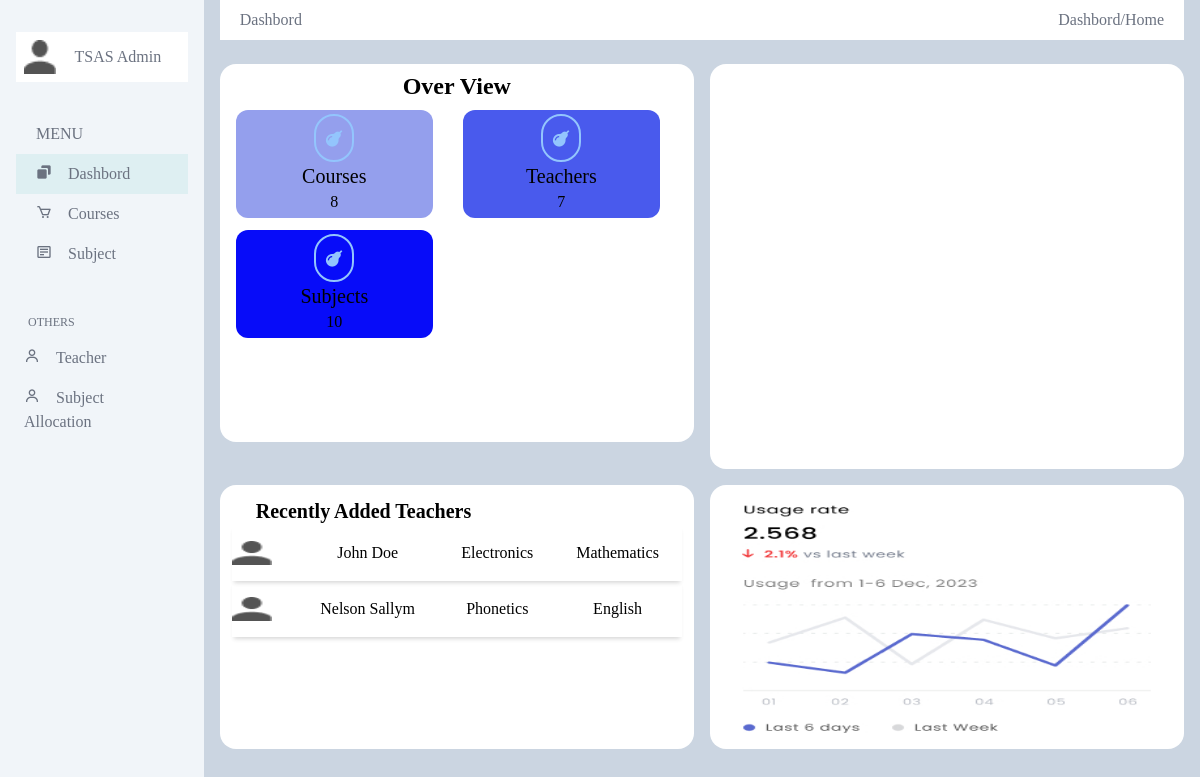
The app's page /admin/index.php with its own data.
### tables this page shows
CREATE TABLE `suballocation` (
  `ID` int(5) NOT NULL,
  `CourseID` int(5) DEFAULT NULL,
  `TeacherID` int(5) NOT NULL,
  `SubjectID` int(5) NOT NULL,
  `AllocationDate` timestamp NULL DEFAULT current_timestamp()
);

CREATE TABLE `teacher` (
  `ID` int(10) NOT NULL,
  `FirstName` varchar(10) DEFAULT NULL,
  `LastName` varchar(10) DEFAULT NULL,
  `MobileNumber` varchar(10) DEFAULT NULL,
  `Email` varchar(30) DEFAULT NULL,
  `Gender` varchar(10) DEFAULT NULL,
  `Dob` varchar(20) DEFAULT NULL,
  `Religion` varchar(20) DEFAULT NULL,
  `Address` mediumtext DEFAULT NULL,
  `ProfilePic` varchar(20) DEFAULT NULL,
  `JoiningDate` timestamp NOT NULL DEFAULT current_timestamp() ON UPDATE current_timestamp()
);

CREATE TABLE `courses` (
  `ID` int(10) NOT NULL,
  `Branch_Name` varchar(20) DEFAULT NULL,
  `Course_Name` varchar(20) DEFAULT NULL,
  `Creation_Date` timestamp NOT NULL DEFAULT current_timestamp() ON UPDATE current_timestamp()
);

### admin/index.php (the view, shortened to what this page needs)
<?php
include('../php/chart1.php');
?>
<!DOCTYPE html>
<html lang="en">
<head>
     <link rel="stylesheet" href="../styles/style.css">
     <link href='https://unpkg.com/boxicons@2.1.4/css/boxicons.min.css' rel='stylesheet'>
     <script src="https://cdn.tailwindcss.com"></script>
</head>
<body class="flex flex-row justify-center bg-slate-300 h-screen w-full">
     <aside class="h-full w-1/5 bg-slate-100 p-4 py-[2rem]">
          <div class="bg-white p-2 flex">
               <img src="../images/vector.png" class="w-8 h-full" alt="User">
               <span class="text-gray-500 mx-auto my-auto">TSAS Admin</span>
          </div>
          <div class="flex flex-col justify-center py-[2rem]">
               <h2 class="p-2 px-5 text-gray-500">MENU</h2>
               <div class="text-gray-500">
                    <a href="./" class="py-2 px-5 block hover:bg-gray-200 bg-[#add4]">
                         <i class='bx bxs-copy'></i>
                         <span class="px-3">Dashbord</span>
                    </a>
                    <a href="./courses.php" class="py-2 px-5 block hover:bg-gray-200">
                         <i class='bx bx-cart'></i>
                         <span class="px-3">Courses</span>
                    </a>
                    <a href="./subject.php" class="py-2 px-5 block hover:bg-gray-200">
                         <i class='bx bx-detail'></i>
                         <span class="px-3">Subject</span>
                    </a>
               </div>
          </div>
          <div class="flex flex-col justify-center">
          <h2 class="p-2 px-3 text-gray-500 text-xs">OTHERS</h2>
               <div class="text-gray-500 relative">
                    <button class="hover:bg-gray-200 py-2 px-2 block hover:bg-[#add4] relative" id="teacherDrop">
                         <i class='bx bx-user' id="drop"></i>
                         <span class="px-3">Teacher</span>
                    </button>
                    <a href="./subAllocation.php" class="hover:bg-gray-200 py-2 px-2 block hover:bg-[#add4]">
                         <i class='bx bx-user'></i>
                         <span class="px-3">Subject Allocation</span>
                    </a>
               </div>
          </div>
     </aside>
     <main class="w-full h-full p-4 flex flex-col justify-center relative">
          <header class="flex justify-between absolute top-0 left-[1rem] right-[1rem] bg-white p-2 px-5 text-gray-500">
               <div>Dashbord</div>
               <div>Dashbord/<span>Home</span></div>
          </header>
          <div class="grid grid-cols-2 w-full h-full mt-[3rem] gap-[1rem]">
               <div class="w-full h-full rounded-2xl bg-white px-[1rem] py-[.4rem] flex flex-col max-h-[10cm]">
                    <h2 class="text-2xl text-center font-bold mb-2">Over View</h2>
                    <div class="grid gap-3 items-center justify-center w-full" style="grid-template-columns: repeat(auto-fill, minmax(200px , 1fr));">
<?php
$sql1 = "SELECT * FROM courses;";
$query1 = $connection->query($sql1);
$totCourse = $query1->num_rows;
?>
                         <div class="w-11/12 h-fit rounded-xl bg-[#949FED] text-center py-1 px-4">
                              <i class='bx bxs-pear text-xl rounded-full text-blue-300 border-2 border-blue-300 p-2'></i>
                              <p class="text-xl">Courses</p>
                              <span><?php echo $totCourse; ?></span>
                         </div>
<?php
$sql2 = "SELECT * FROM teacher;";
$query2 = $connection->query($sql2);
$totTeachers = $query2->num_rows;
?>
                         <div class="w-11/12 h-fit rounded-xl bg-[#495AED] text-center py-1 px-4">
                              <i class='bx bxs-pear text-xl rounded-full text-blue-300 border-2 border-blue-300 p-2'></i>
                              <p class="text-xl">Teachers</p>
                              <span><?php echo $totTeachers; ?></span>
                         </div>
<?php
$sql3 = "SELECT * FROM subjects;";
$query3 = $connection->query($sql3);
$totSubjects = $query3->num_rows;
?>
                         <div class="w-11/12 h-fit rounded-xl bg-[#070CF9] text-center py-1 px-4">
                              <i class='bx bxs-pear text-xl rounded-full text-blue-300 border-2 border-blue-300 p-2'></i>
                              <p class="text-xl">Subjects</p>
                              <span><?php echo $totSubjects; ?></span>
                         </div>
                    </div>
               </div>
               <div class="w-full h-full rounded-2xl bg-white">
                    <div>
                         <div id="chartContainer" style="height: 370px; width: 100%;"></div>
                    </div>
               </div>
               <div class="w-full h-full max-h-[7cm] rounded-2xl bg-white p-3 overflow-y-auto">
                    <h1 class='text-xl font-bold indent-6'>Recently Added Teachers</h1>
                    <table class="w-full h-fit text-center">
<?php
$sql4 = "SELECT t.firstname, t.lastname, c.branch_name, c.course_name, a.ID FROM teacher as t, courses as c, suballocation as a WHERE a.CourseID = c.ID AND a.TeacherID = t.ID ORDER BY a.ID DESC LIMIT 2;";
$query4 = $connection->query($sql4);
if ($query4->num_rows > 0) {
     while ($row = $query4->fetch_assoc()) {
?>
          <tr class="shadow-bottom">
               <td class="py-[1rem]"><img src="../images/Vector.png" alt="Image" class="w-10 h-6"></td>
               <td class="py-[1rem]"><span><?php echo $row['firstname'] . ' ' . $row['lastname']; ?></span></td>
               <td class="py-[1rem]"><?php echo $row['branch_name']; ?></td>
               <td class="py-[1rem]"><?php echo $row['course_name'] ?></td>
          </tr>
<?php
     }
} else {
     echo "No New Teacher Added";
}
?>
                    </table>
               </div>
               <div class="w-full h-10/12 max-h-[7cm] rounded-2xl bg-white px-[2rem] p-[1rem]">
                    <span class="w-4/5 h-full"><img class="w-full h-full" src="../images/Order.jpg" alt=""></span>
               </div>
          </div>
     </main>
</body>
</html>

### styles/style.css (style rules this page uses)
* { padding: 0; margin: 0; font-family: serif; box-sizing: border-box; }
.shadow-bottom { box-shadow: 0 4px 4px -2px #4443; }

### records on screen
suballocation: TeacherID.FirstName "John", TeacherID.LastName "Doe", CourseID.Branch_Name "Electronics", CourseID.Course_Name "Mathematics"
suballocation: TeacherID.FirstName "Nelson", TeacherID.LastName "Sallym", CourseID.Branch_Name "Phonetics", CourseID.Course_Name "English"

### other values on screen
$totCourse "8"
$totTeachers "7"
$totSubjects "10"
